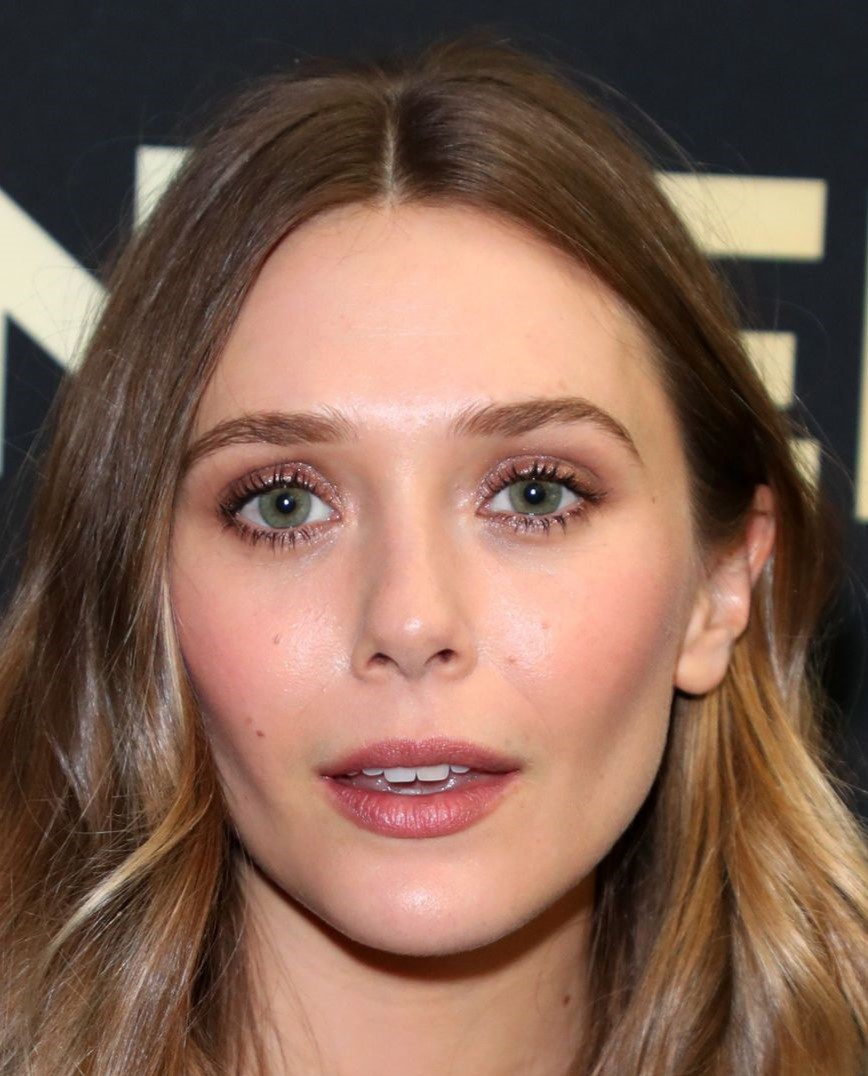
#> input picture Photo-Data/Elizabeth Olsen/1.jpg, 868 x 1076 px, given as the content of the folder /content/srk, which was not available
$ jupyter execute --allow-errors Face_Recognition.ipynb   (shell and % lines are left out)   (text cells are left out)
#> lines starting #> are read from the running program, lines starting #| are printed output that depends on the picture; pictures that were not available may be replaced by others from this repository, and a replacement may not be noted
[cell 1]
import os                           #for seemeless intraction with os
import warnings
warnings.simplefilter('ignore')     #to ignore warning message

import numpy as np
import pandas as pd

import matplotlib.pyplot as plt

from skimage.io import imread,imshow
from skimage.transform import resize       #Image Reading,Transform,Colorchange
from skimage.color import rgb2gray

[cell 2]
srk= os.listdir("/content/srk")

[cell 3]
chris=os.listdir("/content/Chris")

[cell 4]
olsan=os.listdir("/content/olsan")

[cell 5]
limit=50
Shahruk_image= [None]*limit
j=0

for i in srk:
    if(j<limit):
      Shahruk_image[j]=imread("/content/srk/"+i)
      j+=1
    else:
        break

[cell 6]
limit=50
elizabeth_image= [None]*limit
j=0

for i in olsan:
    if(j<limit):
      elizabeth_image[j]=imread("/content/olsan/"+i)
      j+=1
    else:
        break

[cell 7]
limit=50
hemsworth_image= [None]*limit
j=0

for i in chris:
    if(j<limit):
      hemsworth_image[j]=imread("/content/Chris/"+i)
      j+=1
    else:
        break

[cell 8]
imshow(elizabeth_image[0])

[cell 9]
imshow(hemsworth_image[0])

[cell 10]
imshow(Shahruk_image[0])

[cell 11]
Shahruk_grey=[None]*limit
j=0

for i in srk:
    if(j<limit):
        Shahruk_grey[j]=rgb2gray(Shahruk_image[j])
        j+=1
    else:
        break
#> after the loop, Shahruk_grey = 50 items; j = 1

[cell 12]
elizabeth_grey=[None]*limit
j=0

for i in olsan:
    if(j<limit):
        elizabeth_grey[j]=rgb2gray(elizabeth_image[j])
        j+=1
    else:
        break
#> after the loop, elizabeth_grey = 50 items; j = 1

[cell 13]
hemsworth_grey=[None]*limit
j=0

for i in chris:
    if(j<limit):
        hemsworth_grey[j]=rgb2gray(hemsworth_image[j])
        j+=1
    else:
        break
#> after the loop, hemsworth_grey = 50 items; j = 1

#> (a cell that did not finish here is left out)

#> (a cell that did not finish here is left out)

#> (a cell that did not finish here is left out)

#> (a cell that did not finish here is left out)

#> (a cell that did not finish here is left out)

#> (a cell that did not finish here is left out)

#> (a cell that did not finish here is left out)

#> (a cell that did not finish here is left out)

#> (a cell that did not finish here is left out)

#> (a cell that did not finish here is left out)

#> (a cell that did not finish here is left out)

#> (a cell that did not finish here is left out)

[cell 26]
len_of_images_Shahruk=len(Shahruk_grey)
#> len_of_images_Shahruk = 50
len_of_images_Shahruk
#> Out = 50

[cell 27]
len_of_images_elizabeth=len(elizabeth_grey)
#> len_of_images_elizabeth = 50
len_of_images_elizabeth
#> Out = 50

[cell 28]
len_of_images_hemsworth=len(hemsworth_grey)
#> len_of_images_hemsworth = 50
len_of_images_hemsworth
#> Out = 50


$ run again, on Photo-Data/Elizabeth Olsen/13.jpg
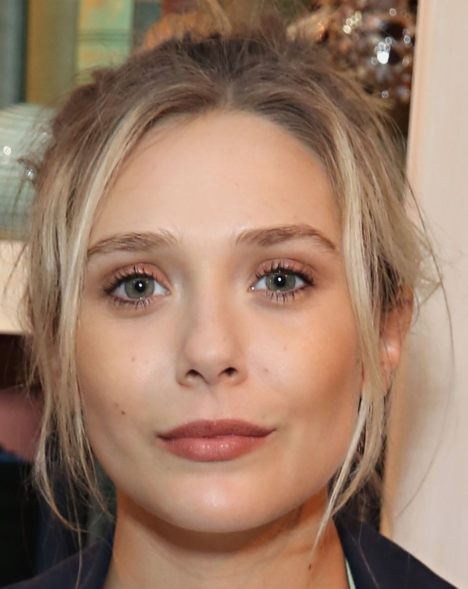
#> input picture Photo-Data/Elizabeth Olsen/13.jpg, 936 x 1178 px, given as the content of the folder /content/srk, which was not available (shown at 1/2 size)
#> after the loop `for i in srk:`: Shahruk_grey = 50 items; j = 1
#> after the loop `for i in olsan:`: elizabeth_grey = 50 items; j = 1
#> after the loop `for i in chris:`: hemsworth_grey = 50 items; j = 1
#> len_of_images_Shahruk = 50

$ run again, on Photo-Data/Elizabeth Olsen/14.jpg
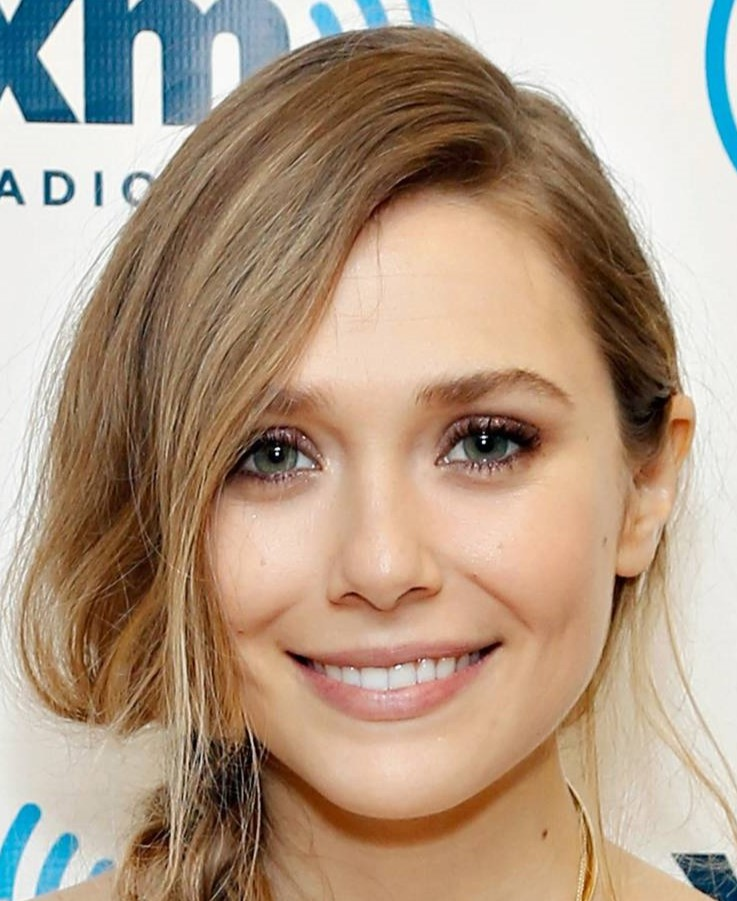
#> input picture Photo-Data/Elizabeth Olsen/14.jpg, 737 x 901 px, given as the content of the folder /content/srk, which was not available
#> after the loop `for i in srk:`: Shahruk_grey = 50 items; j = 1
#> after the loop `for i in olsan:`: elizabeth_grey = 50 items; j = 1
#> after the loop `for i in chris:`: hemsworth_grey = 50 items; j = 1
#> len_of_images_Shahruk = 50

$ run again, on Photo-Data/Elizabeth Olsen/15.jpg
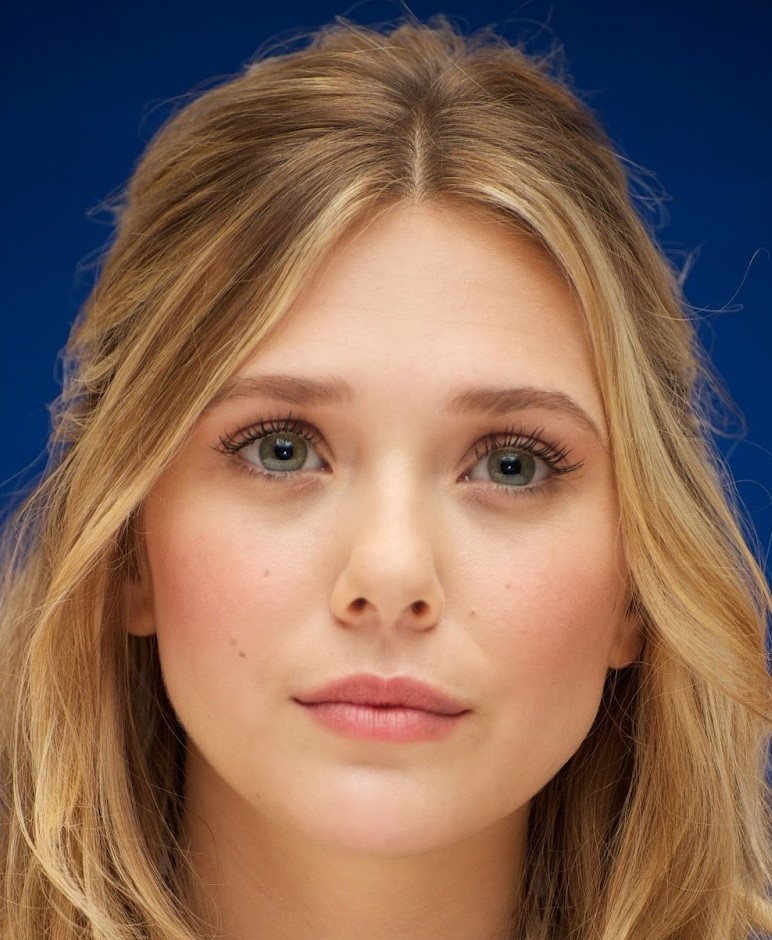
#> input picture Photo-Data/Elizabeth Olsen/15.jpg, 772 x 940 px, given as the content of the folder /content/srk, which was not available
#> after the loop `for i in srk:`: Shahruk_grey = 50 items; j = 1
#> after the loop `for i in olsan:`: elizabeth_grey = 50 items; j = 1
#> after the loop `for i in chris:`: hemsworth_grey = 50 items; j = 1
#> len_of_images_Shahruk = 50
